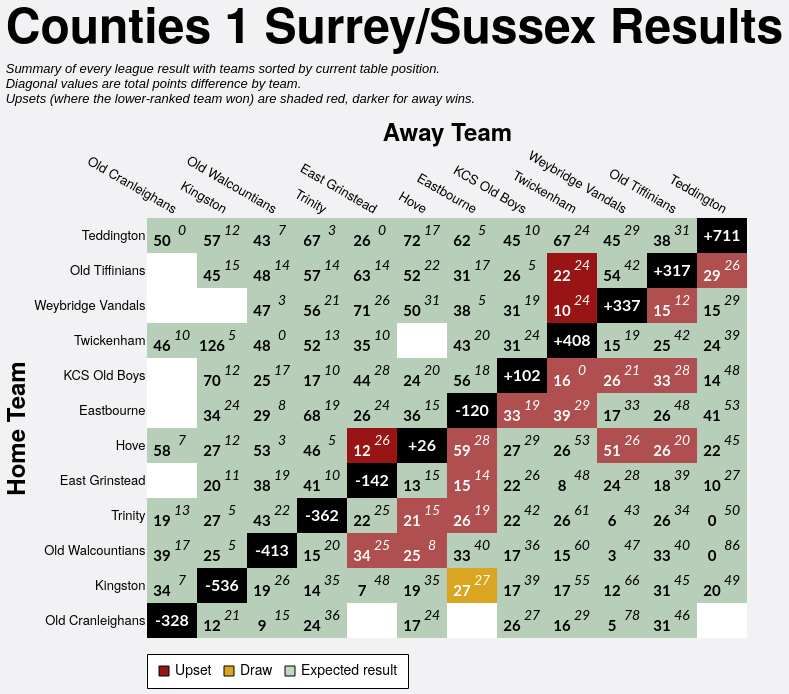

This figure's Vega-Lite source:
### Vega-Lite specification from a JSON file in a GitHub repository (floating-point values rounded to 4 significant figures; data arrays with more than 128 entries replaced by an {"elided": "..."} marker saying what was removed)
{"config": {"axis": {"labelFont": "PT Sans Narrow, Helvetica Neue, Helvetica, Arial, sans-serif", "titleFont": "PT Sans Narrow, Helvetica Neue, Helvetica, Arial, sans-serif", "labelFontSize": 13, "titleFontSize": 24, "gridColor": "#202947", "gridOpacity": 0.2, "zindex": 1}, "text": {"font": "Lato, sans-serif"}, "bar": {"cornerRadiusEnd": 5}, "header": {"labelFont": "PT Sans Narrow, Helvetica Neue, Helvetica, Arial, sans-serif", "titleFont": "PT Sans Narrow, Helvetica Neue, Helvetica, Arial, sans-serif", "labelFontSize": 24, "titleFontSize": 28, "labelFontWeight": "bold", "orient": "left"}, "legend": {"labelFont": "PT Sans Narrow, Helvetica Neue, Helvetica, Arial, sans-serif", "titleFont": "PT Sans Narrow, Helvetica Neue, Helvetica, Arial, sans-serif", "labelFontSize": 14, "titleFontSize": 16, "titlePadding": 5, "fillColor": "white", "strokeColor": "black", "padding": 10, "titleFontWeight": "lighter", "titleFontStyle": "italic", "titleColor": "gray", "offset": 10}, "title": {"font": "PT Sans Narrow, Helvetica Neue, Helvetica, Arial, sans-serif", "fontSize": 48, "fontWeight": "bold", "anchor": "start", "align": "center", "titlePadding": 20, "subtitlePadding": 10, "subtitleFontSize": 13, "subtitleColor": "", "subtitleFontStyle": "italic", "offset": 15, "color": "black"}, "axisX": {"labelAngle": 0}, "facet": {"title": null, "header": null, "align": {"row": "each", "column": "each"}}, "resolve": {"scale": {"y": "independent", "facet": "independent"}}, "background": "#f2f1f4", "scale": {"offsetBandPaddingOuter": 0.2, "offsetBandPaddingInner": 0.1}, "view": {"stroke": null}}, "layer": [{"data": {"name": "data-b7b5dc0f38f27d60a448d0ae7acd0d7a"}, "mark": {"type": "rect"}, "encoding": {"color": {"field": "unexpected_result", "legend": {"labelExpr": "datum.value === 'Upset (Away Win)' ? 'Upset' : datum.value", "labelLimit": 220, "offset": 16, "orient": "bottom", "symbolStrokeColor": "black", "symbolStrokeWidth": 1, "values": ["Upset (Away Win)", "Draw", "Expected result"]}, "scale": {"domain": ["Expected result", "Upset (Home Win)", "Upset (Away Win)", "Draw", "To be played", "N/A"], "range": ["#146f1444", "#991515bb", "#991515", "goldenrod", "white", "black"]}, "title": null, "type": "nominal"}, "opacity": {"condition": {"test": "datum.home_team == param_19['home_team'] || datum.away_team == param_19['home_team'] || !isValid(param_19['home_team'])", "value": 1.0}, "value": 0.1}, "tooltip": [{"field": "home_team", "title": "Home", "type": "nominal"}, {"field": "away_team", "title": "Away", "type": "nominal"}, {"field": "home_score_text", "title": "Home Score", "type": "nominal"}, {"field": "away_score_text", "title": "Away Score", "type": "nominal"}, {"field": "result", "title": "Result", "type": "nominal"}, {"field": "unexpected_result", "title": "Unexpectedness", "type": "nominal"}, {"field": "date", "format": "%d %b %Y", "title": "Date", "type": "temporal"}], "x": {"axis": {"domain": false, "grid": false, "labelAngle": 30, "orient": "top", "ticks": false}, "field": "away_team", "sort": ["Old Cranleighans", "Kingston", "Old Walcountians", "Trinity", "East Grinstead", "Hove", "Eastbourne", "KCS Old Boys", "Twickenham", "Weybridge Vandals", "Old Tiffinians", "Teddington"], "title": "Away Team", "type": "nominal"}, "y": {"axis": {"domain": false, "grid": false, "ticks": false}, "field": "home_team", "sort": ["Teddington", "Old Tiffinians", "Weybridge Vandals", "Twickenham", "KCS Old Boys", "Eastbourne", "Hove", "East Grinstead", "Trinity", "Old Walcountians", "Kingston", "Old Cranleighans"], "title": "Home Team", "type": "nominal"}}, "name": "view_18"}, {"data": {"name": "data-b7b5dc0f38f27d60a448d0ae7acd0d7a"}, "mark": {"type": "text", "fontStyle": "italic", "size": 14, "xOffset": 10, "yOffset": -5}, "encoding": {"color": {"condition": {"test": "(datum.home_team == param_19['home_team'] || datum.away_team == param_19['home_team'] || !isValid(param_19['home_team'])) && datum.unexpected_result == 'Expected result'", "value": "black"}, "value": "white"}, "text": {"field": "away_score_text", "type": "nominal"}, "x": {"field": "away_team", "sort": ["Old Cranleighans", "Kingston", "Old Walcountians", "Trinity", "East Grinstead", "Hove", "Eastbourne", "KCS Old Boys", "Twickenham", "Weybridge Vandals", "Old Tiffinians", "Teddington"], "type": "nominal"}, "y": {"field": "home_team", "sort": ["Teddington", "Old Tiffinians", "Weybridge Vandals", "Twickenham", "KCS Old Boys", "Eastbourne", "Hove", "East Grinstead", "Trinity", "Old Walcountians", "Kingston", "Old Cranleighans"], "type": "nominal"}}, "transform": [{"filter": "datum.away_score_text != '' && datum.away_score_text != 'WO'"}]}, {"data": {"name": "data-b7b5dc0f38f27d60a448d0ae7acd0d7a"}, "mark": {"type": "text", "size": 12, "xOffset": 10, "yOffset": -5}, "encoding": {"color": {"condition": {"test": "(datum.home_team == param_19['home_team'] || datum.away_team == param_19['home_team'] || !isValid(param_19['home_team'])) && datum.unexpected_result == 'Expected result'", "value": "black"}, "value": "white"}, "text": {"field": "away_score_text", "type": "nominal"}, "x": {"field": "away_team", "sort": ["Old Cranleighans", "Kingston", "Old Walcountians", "Trinity", "East Grinstead", "Hove", "Eastbourne", "KCS Old Boys", "Twickenham", "Weybridge Vandals", "Old Tiffinians", "Teddington"], "type": "nominal"}, "y": {"field": "home_team", "sort": ["Teddington", "Old Tiffinians", "Weybridge Vandals", "Twickenham", "KCS Old Boys", "Eastbourne", "Hove", "East Grinstead", "Trinity", "Old Walcountians", "Kingston", "Old Cranleighans"], "type": "nominal"}}, "transform": [{"filter": "datum.away_score_text == 'WO'"}]}, {"data": {"name": "data-b7b5dc0f38f27d60a448d0ae7acd0d7a"}, "mark": {"type": "text", "fontWeight": "bold", "size": 15, "xOffset": -10, "yOffset": 5}, "encoding": {"color": {"condition": {"test": "(datum.home_team == param_19['home_team'] || datum.away_team == param_19['home_team'] || !isValid(param_19['home_team'])) && datum.unexpected_result == 'Expected result'", "value": "black"}, "value": "white"}, "text": {"field": "home_score_text", "type": "nominal"}, "x": {"field": "away_team", "sort": ["Old Cranleighans", "Kingston", "Old Walcountians", "Trinity", "East Grinstead", "Hove", "Eastbourne", "KCS Old Boys", "Twickenham", "Weybridge Vandals", "Old Tiffinians", "Teddington"], "type": "nominal"}, "y": {"field": "home_team", "sort": ["Teddington", "Old Tiffinians", "Weybridge Vandals", "Twickenham", "KCS Old Boys", "Eastbourne", "Hove", "East Grinstead", "Trinity", "Old Walcountians", "Kingston", "Old Cranleighans"], "type": "nominal"}}, "transform": [{"filter": "datum.home_score_text != '' && datum.home_score_text != 'WO'"}]}, {"data": {"name": "data-b7b5dc0f38f27d60a448d0ae7acd0d7a"}, "mark": {"type": "text", "size": 12, "xOffset": -10, "yOffset": 5}, "encoding": {"color": {"condition": {"test": "(datum.home_team == param_19['home_team'] || datum.away_team == param_19['home_team'] || !isValid(param_19['home_team'])) && datum.unexpected_result == 'Expected result'", "value": "black"}, "value": "white"}, "text": {"field": "home_score_text", "type": "nominal"}, "x": {"field": "away_team", "sort": ["Old Cranleighans", "Kingston", "Old Walcountians", "Trinity", "East Grinstead", "Hove", "Eastbourne", "KCS Old Boys", "Twickenham", "Weybridge Vandals", "Old Tiffinians", "Teddington"], "type": "nominal"}, "y": {"field": "home_team", "sort": ["Teddington", "Old Tiffinians", "Weybridge Vandals", "Twickenham", "KCS Old Boys", "Eastbourne", "Hove", "East Grinstead", "Trinity", "Old Walcountians", "Kingston", "Old Cranleighans"], "type": "nominal"}}, "transform": [{"filter": "datum.home_score_text == 'WO'"}]}, {"data": {"name": "data-632306f8b92a861483858ecfe633869c"}, "mark": {"type": "text", "color": "white", "fontWeight": "bold", "size": 16}, "encoding": {"text": {"field": "display_text", "type": "nominal"}, "tooltip": [{"field": "home_team", "title": "Team", "type": "nominal"}, {"field": "display_text", "title": "Points Difference", "type": "nominal"}], "x": {"field": "away_team", "sort": ["Old Cranleighans", "Kingston", "Old Walcountians", "Trinity", "East Grinstead", "Hove", "Eastbourne", "KCS Old Boys", "Twickenham", "Weybridge Vandals", "Old Tiffinians", "Teddington"], "type": "nominal"}, "y": {"field": "home_team", "sort": ["Teddington", "Old Tiffinians", "Weybridge Vandals", "Twickenham", "KCS Old Boys", "Eastbourne", "Hove", "East Grinstead", "Trinity", "Old Walcountians", "Kingston", "Old Cranleighans"], "type": "nominal"}}}], "height": {"step": 35}, "params": [{"name": "param_19", "select": {"type": "point", "clear": "dblclick", "fields": ["home_team"], "on": "click"}, "value": null, "views": ["view_18"]}], "title": {"text": "Counties 1 Surrey/Sussex Results", "subtitle": ["Summary of every league result with teams sorted by current table position.", "Diagonal values are total points difference by team.", "Upsets (where the lower-ranked team won) are shaded red, darker for away wins."]}, "width": {"step": 50}, "$schema": "https://vega.github.io/schema/vega-lite/v5.20.1.json", "datasets": {"data-b7b5dc0f38f27d60a448d0ae7acd0d7a": {"elided": "144 records"}, "data-632306f8b92a861483858ecfe633869c": [{"home_team": "East Grinstead", "away_team": "East Grinstead", "match_id": null, "date": "", "home_score": null, "away_score": null, "home_walkover": null, "away_walkover": null, "result": "N/A", "home_score_text": "", "away_score_text": "", "wo_result": "", "score_text": "", "display_text": "-142", "is_diagonal": true, "result_simple": "N/A", "unexpected_result": "N/A", "unexpected_opacity": 1.0}, {"home_team": "Eastbourne", "away_team": "Eastbourne", "match_id": null, "date": "", "home_score": null, "away_score": null, "home_walkover": null, "away_walkover": null, "result": "N/A", "home_score_text": "", "away_score_text": "", "wo_result": "", "score_text": "", "display_text": "-120", "is_diagonal": true, "result_simple": "N/A", "unexpected_result": "N/A", "unexpected_opacity": 1.0}, {"home_team": "Hove", "away_team": "Hove", "match_id": null, "date": "", "home_score": null, "away_score": null, "home_walkover": null, "away_walkover": null, "result": "N/A", "home_score_text": "", "away_score_text": "", "wo_result": "", "score_text": "", "display_text": "+26", "is_diagonal": true, "result_simple": "N/A", "unexpected_result": "N/A", "unexpected_opacity": 1.0}, {"home_team": "KCS Old Boys", "away_team": "KCS Old Boys", "match_id": null, "date": "", "home_score": null, "away_score": null, "home_walkover": null, "away_walkover": null, "result": "N/A", "home_score_text": "", "away_score_text": "", "wo_result": "", "score_text": "", "display_text": "+102", "is_diagonal": true, "result_simple": "N/A", "unexpected_result": "N/A", "unexpected_opacity": 1.0}, {"home_team": "Kingston", "away_team": "Kingston", "match_id": null, "date": "", "home_score": null, "away_score": null, "home_walkover": null, "away_walkover": null, "result": "N/A", "home_score_text": "", "away_score_text": "", "wo_result": "", "score_text": "", "display_text": "-536", "is_diagonal": true, "result_simple": "N/A", "unexpected_result": "N/A", "unexpected_opacity": 1.0}, {"home_team": "Old Cranleighans", "away_team": "Old Cranleighans", "match_id": null, "date": "", "home_score": null, "away_score": null, "home_walkover": null, "away_walkover": null, "result": "N/A", "home_score_text": "", "away_score_text": "", "wo_result": "", "score_text": "", "display_text": "-328", "is_diagonal": true, "result_simple": "N/A", "unexpected_result": "N/A", "unexpected_opacity": 1.0}, {"home_team": "Old Tiffinians", "away_team": "Old Tiffinians", "match_id": null, "date": "", "home_score": null, "away_score": null, "home_walkover": null, "away_walkover": null, "result": "N/A", "home_score_text": "", "away_score_text": "", "wo_result": "", "score_text": "", "display_text": "+317", "is_diagonal": true, "result_simple": "N/A", "unexpected_result": "N/A", "unexpected_opacity": 1.0}, {"home_team": "Old Walcountians", "away_team": "Old Walcountians", "match_id": null, "date": "", "home_score": null, "away_score": null, "home_walkover": null, "away_walkover": null, "result": "N/A", "home_score_text": "", "away_score_text": "", "wo_result": "", "score_text": "", "display_text": "-413", "is_diagonal": true, "result_simple": "N/A", "unexpected_result": "N/A", "unexpected_opacity": 1.0}, {"home_team": "Teddington", "away_team": "Teddington", "match_id": null, "date": "", "home_score": null, "away_score": null, "home_walkover": null, "away_walkover": null, "result": "N/A", "home_score_text": "", "away_score_text": "", "wo_result": "", "score_text": "", "display_text": "+711", "is_diagonal": true, "result_simple": "N/A", "unexpected_result": "N/A", "unexpected_opacity": 1.0}, {"home_team": "Trinity", "away_team": "Trinity", "match_id": null, "date": "", "home_score": null, "away_score": null, "home_walkover": null, "away_walkover": null, "result": "N/A", "home_score_text": "", "away_score_text": "", "wo_result": "", "score_text": "", "display_text": "-362", "is_diagonal": true, "result_simple": "N/A", "unexpected_result": "N/A", "unexpected_opacity": 1.0}, {"home_team": "Twickenham", "away_team": "Twickenham", "match_id": null, "date": "", "home_score": null, "away_score": null, "home_walkover": null, "away_walkover": null, "result": "N/A", "home_score_text": "", "away_score_text": "", "wo_result": "", "score_text": "", "display_text": "+408", "is_diagonal": true, "result_simple": "N/A", "unexpected_result": "N/A", "unexpected_opacity": 1.0}, {"home_team": "Weybridge Vandals", "away_team": "Weybridge Vandals", "match_id": null, "date": "", "home_score": null, "away_score": null, "home_walkover": null, "away_walkover": null, "result": "N/A", "home_score_text": "", "away_score_text": "", "wo_result": "", "score_text": "", "display_text": "+337", "is_diagonal": true, "result_simple": "N/A", "unexpected_result": "N/A", "unexpected_opacity": 1.0}]}}
